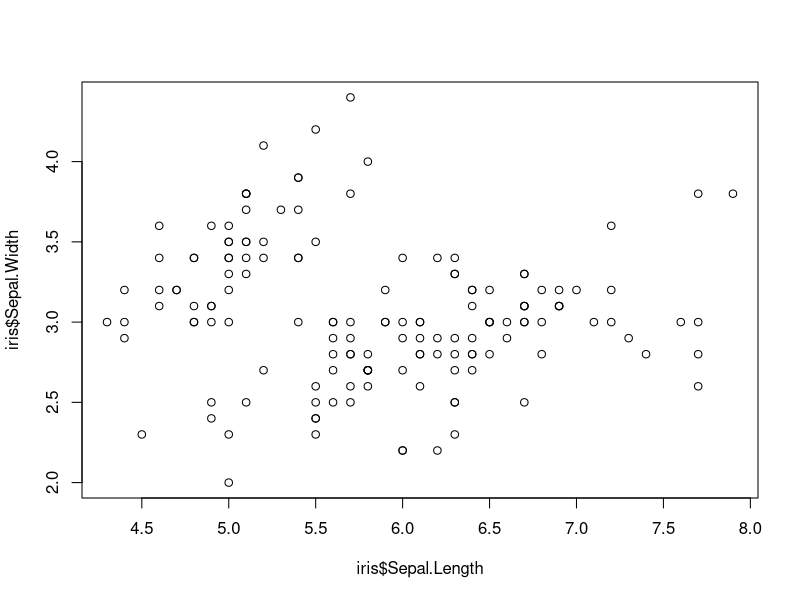
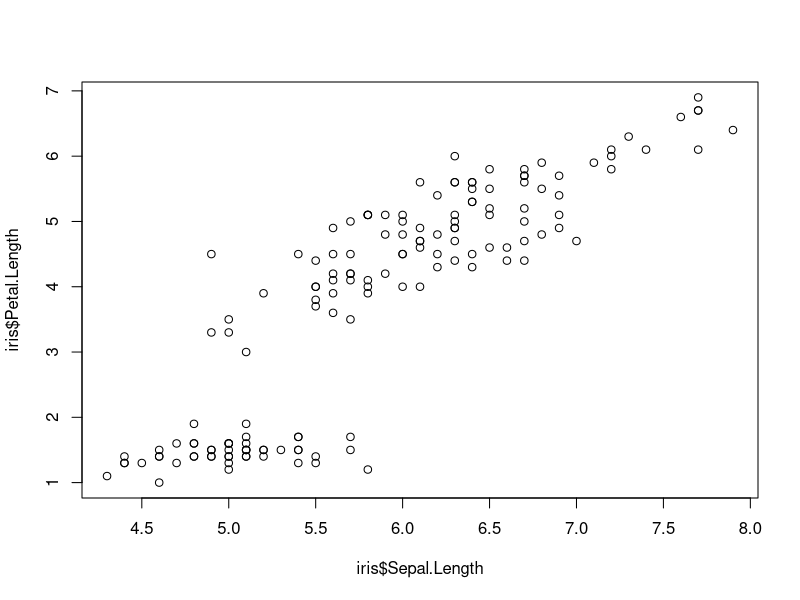

The R script that drew these images, in order:
## ---- chunk 1
 data(iris)
 print(iris$Petal.Length)
## ---- chunk 2
mean(iris$Petal.Length)
## ---- chunk 3
median(iris$Petal.Length)
## ---- chunk 4
 dados = c(0, 0.1, 0.1, 0.2, 0.25, 0.5, 0.7, 0.9, 1.1, 10000)
 c(mean(dados), median(dados))
## ---- chunk 5
 max(iris$Sepal.Length) - min(iris$Sepal.Length)
## ---- chunk 6
c(var(iris$Sepal.Length), sd(iris$Sepal.Length))
## ---- chunk 7
quantile(iris$Sepal.Length, c(0.25, 0.5, 0.75))
## ---- chunk 8
quantile(iris$Sepal.Length, c(0.025, 0.975))
## ---- chunk 9
plot(iris$Sepal.Length,iris$Sepal.Width)
cor(iris$Sepal.Length,iris$Sepal.Width)
## ---- chunk 10
plot(iris$Sepal.Length,iris$Petal.Length)
cor(iris$Sepal.Length,iris$Petal.Length)
## ---- chunk 11
summary(iris$Sepal.Length)
